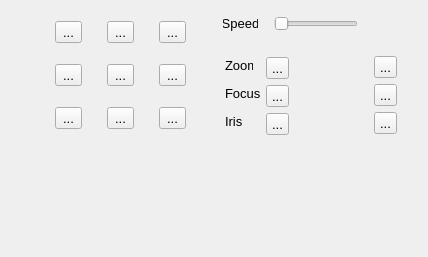
<?xml version="1.0" encoding="UTF-8"?>
<ui version="4.0">
 <class>KDPTZ</class>
 <widget class="QWidget" name="KDPTZ">
  <property name="windowModality">
   <enum>Qt::NonModal</enum>
  </property>
  <property name="geometry">
   <rect>
    <x>0</x>
    <y>0</y>
    <width>428</width>
    <height>257</height>
   </rect>
  </property>
  <property name="sizePolicy">
   <sizepolicy hsizetype="Fixed" vsizetype="Fixed">
    <horstretch>0</horstretch>
    <verstretch>0</verstretch>
   </sizepolicy>
  </property>
  <property name="minimumSize">
   <size>
    <width>100</width>
    <height>197</height>
   </size>
  </property>
  <property name="font">
   <font>
    <pointsize>10</pointsize>
   </font>
  </property>
  <property name="windowTitle">
   <string>PTZ Control</string>
  </property>
  <property name="windowIcon">
   <iconset>
    <normaloff>:/icons/images/log.png</normaloff>:/icons/images/log.png</iconset>
  </property>
  <widget class="QLabel" name="label_4">
   <property name="geometry">
    <rect>
     <x>223</x>
     <y>15</y>
     <width>35</width>
     <height>16</height>
    </rect>
   </property>
   <property name="text">
    <string>Speed</string>
   </property>
   <property name="alignment">
    <set>Qt::AlignCenter</set>
   </property>
  </widget>
  <widget class="QSlider" name="SpeedSlider">
   <property name="geometry">
    <rect>
     <x>274</x>
     <y>16</y>
     <width>84</width>
     <height>16</height>
    </rect>
   </property>
   <property name="minimum">
    <number>1</number>
   </property>
   <property name="maximum">
    <number>9</number>
   </property>
   <property name="pageStep">
    <number>1</number>
   </property>
   <property name="value">
    <number>1</number>
   </property>
   <property name="orientation">
    <enum>Qt::Horizontal</enum>
   </property>
  </widget>
  <widget class="QToolButton" name="FocusIn">
   <property name="geometry">
    <rect>
     <x>374</x>
     <y>84</y>
     <width>23</width>
     <height>22</height>
    </rect>
   </property>
   <property name="text">
    <string>...</string>
   </property>
   <property name="icon">
    <iconset>
     <normaloff>:/icons/images/Plus.png</normaloff>:/icons/images/Plus.png</iconset>
   </property>
  </widget>
  <widget class="QLabel" name="label_3">
   <property name="geometry">
    <rect>
     <x>225</x>
     <y>113</y>
     <width>28</width>
     <height>16</height>
    </rect>
   </property>
   <property name="text">
    <string>Iris</string>
   </property>
  </widget>
  <widget class="QLabel" name="label">
   <property name="geometry">
    <rect>
     <x>225</x>
     <y>57</y>
     <width>28</width>
     <height>16</height>
    </rect>
   </property>
   <property name="text">
    <string>Zoom</string>
   </property>
  </widget>
  <widget class="QToolButton" name="ZoomIn">
   <property name="geometry">
    <rect>
     <x>374</x>
     <y>56</y>
     <width>23</width>
     <height>22</height>
    </rect>
   </property>
   <property name="text">
    <string>...</string>
   </property>
   <property name="icon">
    <iconset>
     <normaloff>:/icons/images/Plus.png</normaloff>:/icons/images/Plus.png</iconset>
   </property>
  </widget>
  <widget class="QToolButton" name="ZoomOut">
   <property name="geometry">
    <rect>
     <x>266</x>
     <y>57</y>
     <width>23</width>
     <height>22</height>
    </rect>
   </property>
   <property name="text">
    <string>...</string>
   </property>
   <property name="icon">
    <iconset>
     <normaloff>:/icons/images/Minus.png</normaloff>:/icons/images/Minus.png</iconset>
   </property>
  </widget>
  <widget class="QToolButton" name="FocusOut">
   <property name="geometry">
    <rect>
     <x>266</x>
     <y>85</y>
     <width>23</width>
     <height>22</height>
    </rect>
   </property>
   <property name="text">
    <string>...</string>
   </property>
   <property name="icon">
    <iconset>
     <normaloff>:/icons/images/Minus.png</normaloff>:/icons/images/Minus.png</iconset>
   </property>
  </widget>
  <widget class="QToolButton" name="IrisDown">
   <property name="geometry">
    <rect>
     <x>266</x>
     <y>113</y>
     <width>23</width>
     <height>22</height>
    </rect>
   </property>
   <property name="text">
    <string>...</string>
   </property>
   <property name="icon">
    <iconset>
     <normaloff>:/icons/images/Minus.png</normaloff>:/icons/images/Minus.png</iconset>
   </property>
  </widget>
  <widget class="QLabel" name="label_2">
   <property name="geometry">
    <rect>
     <x>225</x>
     <y>85</y>
     <width>35</width>
     <height>16</height>
    </rect>
   </property>
   <property name="text">
    <string>Focus</string>
   </property>
  </widget>
  <widget class="QToolButton" name="IrisUp">
   <property name="geometry">
    <rect>
     <x>374</x>
     <y>112</y>
     <width>23</width>
     <height>22</height>
    </rect>
   </property>
   <property name="text">
    <string>...</string>
   </property>
   <property name="icon">
    <iconset>
     <normaloff>:/icons/images/Plus.png</normaloff>:/icons/images/Plus.png</iconset>
   </property>
  </widget>
  <widget class="QWidget" name="layoutWidget">
   <property name="geometry">
    <rect>
     <x>30</x>
     <y>0</y>
     <width>181</width>
     <height>151</height>
    </rect>
   </property>
   <layout class="QGridLayout" name="gridLayout">
    <property name="spacing">
     <number>0</number>
    </property>
    <item row="0" column="1">
     <widget class="QToolButton" name="ptzUp">
      <property name="text">
       <string>...</string>
      </property>
      <property name="icon">
       <iconset>
        <normaloff>:/icons/images/UpArrow.png</normaloff>:/icons/images/UpArrow.png</iconset>
      </property>
     </widget>
    </item>
    <item row="1" column="0">
     <widget class="QToolButton" name="ptzLeft">
      <property name="text">
       <string>...</string>
      </property>
      <property name="icon">
       <iconset>
        <normaloff>:/icons/images/LeftArrow.png</normaloff>:/icons/images/LeftArrow.png</iconset>
      </property>
     </widget>
    </item>
    <item row="1" column="2">
     <widget class="QToolButton" name="ptzRight">
      <property name="text">
       <string>...</string>
      </property>
      <property name="icon">
       <iconset>
        <normaloff>:/icons/images/RightArrow.png</normaloff>:/icons/images/RightArrow.png</iconset>
      </property>
     </widget>
    </item>
    <item row="2" column="1">
     <widget class="QToolButton" name="ptzDown">
      <property name="text">
       <string>...</string>
      </property>
      <property name="icon">
       <iconset>
        <normaloff>:/icons/images/DownArrow.png</normaloff>:/icons/images/DownArrow.png</iconset>
      </property>
     </widget>
    </item>
    <item row="0" column="0">
     <widget class="QToolButton" name="ptzUpLeft">
      <property name="text">
       <string>...</string>
      </property>
      <property name="icon">
       <iconset>
        <normaloff>:/icons/images/UpArrow.png</normaloff>:/icons/images/UpArrow.png</iconset>
      </property>
     </widget>
    </item>
    <item row="0" column="2">
     <widget class="QToolButton" name="ptzUpRight">
      <property name="text">
       <string>...</string>
      </property>
      <property name="icon">
       <iconset>
        <normaloff>:/icons/images/UpArrow.png</normaloff>:/icons/images/UpArrow.png</iconset>
      </property>
     </widget>
    </item>
    <item row="1" column="1">
     <widget class="QToolButton" name="ptzCenter">
      <property name="text">
       <string>...</string>
      </property>
      <property name="icon">
       <iconset>
        <normaloff>:/icons/images/DownArrow.png</normaloff>:/icons/images/DownArrow.png</iconset>
      </property>
     </widget>
    </item>
    <item row="2" column="0">
     <widget class="QToolButton" name="ptzDownLeft">
      <property name="text">
       <string>...</string>
      </property>
      <property name="icon">
       <iconset>
        <normaloff>:/icons/images/DownArrow.png</normaloff>:/icons/images/DownArrow.png</iconset>
      </property>
     </widget>
    </item>
    <item row="2" column="2">
     <widget class="QToolButton" name="ptzDownRight">
      <property name="text">
       <string>...</string>
      </property>
      <property name="icon">
       <iconset>
        <normaloff>:/icons/images/DownArrow.png</normaloff>:/icons/images/DownArrow.png</iconset>
      </property>
     </widget>
    </item>
   </layout>
  </widget>
 </widget>
 <resources/>
 <connections/>
</ui>
